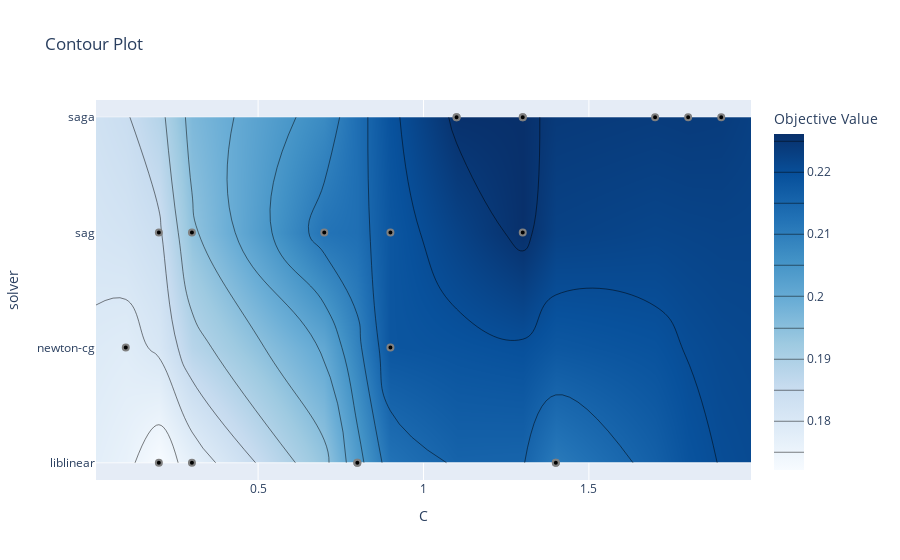

This figure's notebook cell:
### Code cell
optuna.visualization.plot_contour(study)

### Figure 1 — Plotly figure (JSON) as saved in the notebook; plotly's stock layout.template omitted (floating-point values rounded to 4 significant figures)
{"data": [{"colorbar": {"title": {"text": "Objective Value"}}, "colorscale": [[0, "rgb(247,251,255)"], [0.125, "rgb(222,235,247)"], [0.25, "rgb(198,219,239)"], [0.375, "rgb(158,202,225)"], [0.5, "rgb(107,174,214)"], [0.625, "rgb(66,146,198)"], [0.75, "rgb(33,113,181)"], [0.875, "rgb(8,81,156)"], [1, "rgb(8,48,107)"]], "connectgaps": true, "contours": {"coloring": "heatmap"}, "hoverinfo": "none", "line": {"smoothing": 1.3}, "reversescale": false, "type": "contour", "x": [0.01, 0.1, 0.2, 0.3, 0.7, 0.8, 0.9, 1.1, 1.3, 1.4, 1.7, 1.8, 1.9, 1.99], "y": ["liblinear", "newton-cg", "sag", "saga"], "z": [[NaN, NaN, 0.1722, 0.177, NaN, 0.2032, NaN, NaN, NaN, 0.2108, NaN, NaN, NaN, NaN], [NaN, 0.1785, NaN, NaN, NaN, NaN, 0.2183, NaN, NaN, NaN, NaN, NaN, NaN, NaN], [NaN, NaN, 0.1842, 0.1941, 0.2121, NaN, 0.2182, NaN, 0.226, NaN, NaN, NaN, NaN, NaN], [NaN, NaN, NaN, NaN, NaN, NaN, NaN, 0.2258, 0.226, NaN, 0.2236, 0.2238, 0.2236, NaN]]}, {"marker": {"color": "black", "line": {"color": "Gray", "width": 2}}, "mode": "markers", "name": "Feasible Trial", "showlegend": false, "type": "scatter", "x": [1.4, 0.7, 0.3, 1.3, 1.1, 0.9, 0.2, 0.3, 0.2, 0.1, 1.1, 0.8, 1.4, 0.9, 1.3, 0.8, 1.9, 1.7, 1.8, 1.3], "y": ["liblinear", "sag", "sag", "sag", "saga", "sag", "liblinear", "liblinear", "sag", "newton-cg", "saga", "liblinear", "liblinear", "newton-cg", "saga", "liblinear", "saga", "saga", "saga", "saga"]}, {"marker": {"color": "#cccccc", "line": {"color": "Gray", "width": 2}}, "mode": "markers", "name": "Infeasible Trial", "showlegend": false, "type": "scatter", "x": [], "y": []}], "layout": {"title": {"text": "Contour Plot"}, "xaxis": {"range": [0.01, 1.99], "title": {"text": "C"}}, "yaxis": {"range": [-0.15, 3.15], "title": {"text": "solver"}, "type": "category"}}}
